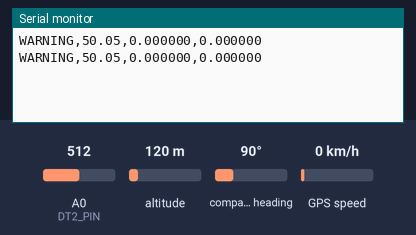
The sketch below on a simulated Arduino Uno, built with avr-gcc and run on an emulated ATmega328P. On the bench: the last lines printed to the serial monitor. The inputs (shaded band) are chosen by the test bench; at power-on: A0 (DT2_PIN) = 512, altitude 120 m, compass heading 90°, GPS speed 0 km/h. The GPS gets a fix after 3 s at 37.7749, -122.4194 with 8 satellites.

Above: at 2.8 s.
2.9 s: A0 (DT2_PIN) set to 705
At 5.3 s:
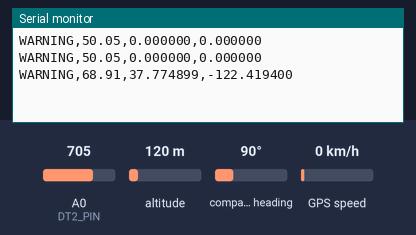
5.6 s: A0 (DT2_PIN) set to 734
At 7.1 s:
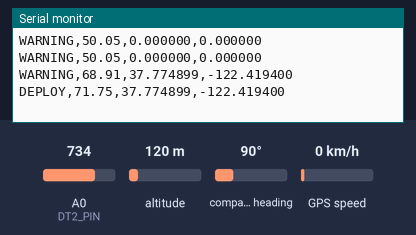

The sketch:

sensors.ino
```cpp
#include <TinyGPSPlus.h>
#include <SoftwareSerial.h>

// Pins
#define DT2_PIN A0
#define GPS_RX 4
#define GPS_TX 3

// Thresholds
#define MINOR_SPIKE_THRESHOLD 50.0
#define MAJOR_SPIKE_THRESHOLD 70.0

// GPS
SoftwareSerial gpsSerial(GPS_RX, GPS_TX);
TinyGPSPlus gps;

void setup() {
  Serial.begin(9600);  // To ESP8266
  gpsSerial.begin(9600);
}

float dt2_raw_to_celsius(int raw) {
  return (raw / 1023.0) * 100.0; // Placeholder — calibrate
}

void loop() {
  // Temp reading
  int raw = analogRead(DT2_PIN);
  float temperature = dt2_raw_to_celsius(raw);

  // GPS reading
  while (gpsSerial.available()) {
    gps.encode(gpsSerial.read());
  }
  double lat = gps.location.isValid() ? gps.location.lat() : 0.0;
  double lng = gps.location.isValid() ? gps.location.lng() : 0.0;

  // Event decision
  String eventType = "";
  if (temperature >= MAJOR_SPIKE_THRESHOLD) eventType = "DEPLOY";
  else if (temperature >= MINOR_SPIKE_THRESHOLD) eventType = "WARNING";

  // Send to ESP8266
  if (eventType != "") {
    String out = eventType + "," + String(temperature, 2) + "," + String(lat, 6) + "," + String(lng, 6);
    Serial.println(out);
  }

  delay(2000);
}
```

Measured:
- the behaviour switches between 716 and 717 on A0 (DT2_PIN) (found by bisection; images 1 and 2)
- after the input at 2.9 s, the serial monitor: prints a new line after 1.2 s (image 1)
- after the input at 5.6 s, the serial monitor: prints a new line after 0.51 s (image 2)
